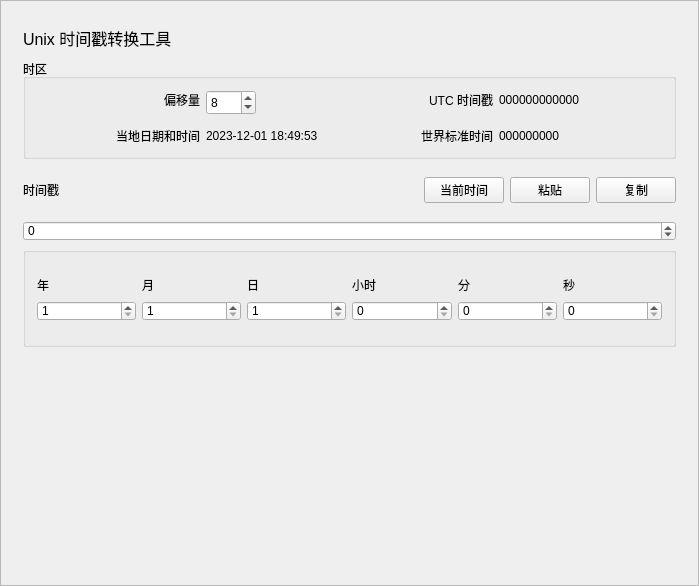
<?xml version="1.0" encoding="UTF-8"?>
<ui version="4.0">
 <class>TimestampClass</class>
 <widget class="QWidget" name="TimestampClass">
  <property name="geometry">
   <rect>
    <x>0</x>
    <y>0</y>
    <width>699</width>
    <height>586</height>
   </rect>
  </property>
  <property name="windowTitle">
   <string>Timestamp</string>
  </property>
  <layout class="QGridLayout" name="gridLayout">
   <property name="leftMargin">
    <number>0</number>
   </property>
   <property name="topMargin">
    <number>0</number>
   </property>
   <property name="rightMargin">
    <number>0</number>
   </property>
   <property name="bottomMargin">
    <number>0</number>
   </property>
   <property name="spacing">
    <number>0</number>
   </property>
   <item row="0" column="0">
    <widget class="QScrollArea" name="scrollArea">
     <property name="horizontalScrollBarPolicy">
      <enum>Qt::ScrollBarAsNeeded</enum>
     </property>
     <property name="widgetResizable">
      <bool>true</bool>
     </property>
     <widget class="QWidget" name="scrollAreaWidgetContents">
      <property name="geometry">
       <rect>
        <x>0</x>
        <y>0</y>
        <width>697</width>
        <height>584</height>
       </rect>
      </property>
      <layout class="QGridLayout" name="gridLayout_2">
       <item row="0" column="1">
        <widget class="QWidget" name="widget" native="true">
         <layout class="QVBoxLayout" name="verticalLayout_2">
          <item>
           <widget class="QLabel" name="label">
            <property name="minimumSize">
             <size>
              <width>0</width>
              <height>30</height>
             </size>
            </property>
            <property name="maximumSize">
             <size>
              <width>16777215</width>
              <height>30</height>
             </size>
            </property>
            <property name="font">
             <font>
              <pointsize>12</pointsize>
             </font>
            </property>
            <property name="text">
             <string>Unix 时间戳转换工具</string>
            </property>
           </widget>
          </item>
          <item>
           <widget class="QGroupBox" name="groupBox">
            <property name="minimumSize">
             <size>
              <width>0</width>
              <height>100</height>
             </size>
            </property>
            <property name="maximumSize">
             <size>
              <width>16777215</width>
              <height>100</height>
             </size>
            </property>
            <property name="title">
             <string>时区</string>
            </property>
            <layout class="QGridLayout" name="gridLayout_4" rowstretch="0">
             <property name="leftMargin">
              <number>6</number>
             </property>
             <property name="topMargin">
              <number>6</number>
             </property>
             <property name="rightMargin">
              <number>6</number>
             </property>
             <property name="bottomMargin">
              <number>6</number>
             </property>
             <property name="spacing">
              <number>6</number>
             </property>
             <item row="0" column="0">
              <layout class="QGridLayout" name="gridLayout_3">
               <item row="0" column="0">
                <widget class="QLabel" name="label_2">
                 <property name="minimumSize">
                  <size>
                   <width>0</width>
                   <height>30</height>
                  </size>
                 </property>
                 <property name="maximumSize">
                  <size>
                   <width>16777215</width>
                   <height>30</height>
                  </size>
                 </property>
                 <property name="text">
                  <string>偏移量</string>
                 </property>
                 <property name="alignment">
                  <set>Qt::AlignRight|Qt::AlignTrailing|Qt::AlignVCenter</set>
                 </property>
                </widget>
               </item>
               <item row="0" column="1">
                <widget class="QSpinBox" name="offsetSpinBox">
                 <property name="minimumSize">
                  <size>
                   <width>50</width>
                   <height>25</height>
                  </size>
                 </property>
                 <property name="maximumSize">
                  <size>
                   <width>50</width>
                   <height>20</height>
                  </size>
                 </property>
                 <property name="minimum">
                  <number>-12</number>
                 </property>
                 <property name="maximum">
                  <number>14</number>
                 </property>
                 <property name="value">
                  <number>8</number>
                 </property>
                </widget>
               </item>
               <item row="0" column="2">
                <widget class="QLabel" name="label_3">
                 <property name="minimumSize">
                  <size>
                   <width>0</width>
                   <height>30</height>
                  </size>
                 </property>
                 <property name="maximumSize">
                  <size>
                   <width>16777215</width>
                   <height>30</height>
                  </size>
                 </property>
                 <property name="text">
                  <string>UTC 时间戳</string>
                 </property>
                 <property name="alignment">
                  <set>Qt::AlignRight|Qt::AlignTrailing|Qt::AlignVCenter</set>
                 </property>
                </widget>
               </item>
               <item row="1" column="0">
                <widget class="QLabel" name="label_5">
                 <property name="minimumSize">
                  <size>
                   <width>0</width>
                   <height>30</height>
                  </size>
                 </property>
                 <property name="maximumSize">
                  <size>
                   <width>16777215</width>
                   <height>30</height>
                  </size>
                 </property>
                 <property name="text">
                  <string>当地日期和时间</string>
                 </property>
                 <property name="alignment">
                  <set>Qt::AlignRight|Qt::AlignTrailing|Qt::AlignVCenter</set>
                 </property>
                </widget>
               </item>
               <item row="0" column="3">
                <widget class="QLabel" name="UtcTimestampLabel">
                 <property name="minimumSize">
                  <size>
                   <width>0</width>
                   <height>30</height>
                  </size>
                 </property>
                 <property name="maximumSize">
                  <size>
                   <width>16777215</width>
                   <height>30</height>
                  </size>
                 </property>
                 <property name="text">
                  <string>000000000000</string>
                 </property>
                 <property name="textInteractionFlags">
                  <set>Qt::LinksAccessibleByMouse|Qt::TextSelectableByKeyboard|Qt::TextSelectableByMouse</set>
                 </property>
                </widget>
               </item>
               <item row="1" column="1">
                <widget class="QLabel" name="DateTimeLabel">
                 <property name="minimumSize">
                  <size>
                   <width>0</width>
                   <height>30</height>
                  </size>
                 </property>
                 <property name="maximumSize">
                  <size>
                   <width>16777215</width>
                   <height>30</height>
                  </size>
                 </property>
                 <property name="text">
                  <string>2023-12-01 18:49:53</string>
                 </property>
                </widget>
               </item>
               <item row="1" column="2">
                <widget class="QLabel" name="label_7">
                 <property name="minimumSize">
                  <size>
                   <width>0</width>
                   <height>30</height>
                  </size>
                 </property>
                 <property name="maximumSize">
                  <size>
                   <width>16777215</width>
                   <height>30</height>
                  </size>
                 </property>
                 <property name="text">
                  <string>世界标准时间</string>
                 </property>
                 <property name="alignment">
                  <set>Qt::AlignRight|Qt::AlignTrailing|Qt::AlignVCenter</set>
                 </property>
                </widget>
               </item>
               <item row="1" column="3">
                <widget class="QLabel" name="WordDateTimeLable">
                 <property name="minimumSize">
                  <size>
                   <width>0</width>
                   <height>30</height>
                  </size>
                 </property>
                 <property name="maximumSize">
                  <size>
                   <width>16777215</width>
                   <height>30</height>
                  </size>
                 </property>
                 <property name="text">
                  <string>000000000</string>
                 </property>
                </widget>
               </item>
              </layout>
             </item>
            </layout>
           </widget>
          </item>
          <item>
           <widget class="QWidget" name="widget_2" native="true">
            <property name="minimumSize">
             <size>
              <width>0</width>
              <height>50</height>
             </size>
            </property>
            <property name="maximumSize">
             <size>
              <width>16777215</width>
              <height>50</height>
             </size>
            </property>
            <layout class="QGridLayout" name="gridLayout_5">
             <property name="leftMargin">
              <number>0</number>
             </property>
             <property name="topMargin">
              <number>0</number>
             </property>
             <property name="rightMargin">
              <number>0</number>
             </property>
             <property name="bottomMargin">
              <number>0</number>
             </property>
             <property name="spacing">
              <number>0</number>
             </property>
             <item row="0" column="0">
              <layout class="QHBoxLayout" name="horizontalLayout">
               <item>
                <widget class="QLabel" name="label_4">
                 <property name="text">
                  <string>时间戳</string>
                 </property>
                </widget>
               </item>
               <item>
                <spacer name="horizontalSpacer">
                 <property name="orientation">
                  <enum>Qt::Horizontal</enum>
                 </property>
                 <property name="sizeHint" stdset="0">
                  <size>
                   <width>40</width>
                   <height>20</height>
                  </size>
                 </property>
                </spacer>
               </item>
               <item>
                <widget class="QPushButton" name="CurrDatePushButton">
                 <property name="text">
                  <string>当前时间</string>
                 </property>
                </widget>
               </item>
               <item>
                <widget class="QPushButton" name="pasteButton">
                 <property name="text">
                  <string>粘贴</string>
                 </property>
                 <property name="icon">
                  <iconset resource="devtoys.qrc">
                   <normaloff>:/DevToys/icon/粘贴.png</normaloff>:/DevToys/icon/粘贴.png</iconset>
                 </property>
                </widget>
               </item>
               <item>
                <widget class="QPushButton" name="copyButton">
                 <property name="text">
                  <string>复制</string>
                 </property>
                 <property name="icon">
                  <iconset resource="devtoys.qrc">
                   <normaloff>:/DevToys/icon/复制.png</normaloff>:/DevToys/icon/复制.png</iconset>
                 </property>
                </widget>
               </item>
              </layout>
             </item>
            </layout>
           </widget>
          </item>
          <item>
           <widget class="QDoubleSpinBox" name="timedoubleSpinBox">
            <property name="minimumSize">
             <size>
              <width>0</width>
              <height>20</height>
             </size>
            </property>
            <property name="maximumSize">
             <size>
              <width>16777215</width>
              <height>20</height>
             </size>
            </property>
            <property name="decimals">
             <number>0</number>
            </property>
            <property name="minimum">
             <double>-62135596800.000000000000000</double>
            </property>
            <property name="maximum">
             <double>253402271999.000000000000000</double>
            </property>
           </widget>
          </item>
          <item>
           <widget class="QGroupBox" name="groupBox_2">
            <property name="minimumSize">
             <size>
              <width>0</width>
              <height>100</height>
             </size>
            </property>
            <property name="maximumSize">
             <size>
              <width>16777215</width>
              <height>100</height>
             </size>
            </property>
            <property name="title">
             <string/>
            </property>
            <layout class="QGridLayout" name="gridLayout_6">
             <item row="0" column="0">
              <layout class="QVBoxLayout" name="verticalLayout">
               <item>
                <layout class="QHBoxLayout" name="horizontalLayout_2">
                 <item>
                  <widget class="QLabel" name="label_6">
                   <property name="minimumSize">
                    <size>
                     <width>0</width>
                     <height>20</height>
                    </size>
                   </property>
                   <property name="maximumSize">
                    <size>
                     <width>16777215</width>
                     <height>20</height>
                    </size>
                   </property>
                   <property name="text">
                    <string>年</string>
                   </property>
                  </widget>
                 </item>
                 <item>
                  <widget class="QLabel" name="label_8">
                   <property name="minimumSize">
                    <size>
                     <width>0</width>
                     <height>20</height>
                    </size>
                   </property>
                   <property name="maximumSize">
                    <size>
                     <width>16777215</width>
                     <height>20</height>
                    </size>
                   </property>
                   <property name="text">
                    <string>月</string>
                   </property>
                  </widget>
                 </item>
                 <item>
                  <widget class="QLabel" name="label_9">
                   <property name="minimumSize">
                    <size>
                     <width>0</width>
                     <height>20</height>
                    </size>
                   </property>
                   <property name="maximumSize">
                    <size>
                     <width>16777215</width>
                     <height>20</height>
                    </size>
                   </property>
                   <property name="text">
                    <string>日</string>
                   </property>
                  </widget>
                 </item>
                 <item>
                  <widget class="QLabel" name="label_10">
                   <property name="minimumSize">
                    <size>
                     <width>0</width>
                     <height>20</height>
                    </size>
                   </property>
                   <property name="maximumSize">
                    <size>
                     <width>16777215</width>
                     <height>20</height>
                    </size>
                   </property>
                   <property name="text">
                    <string>小时</string>
                   </property>
                  </widget>
                 </item>
                 <item>
                  <widget class="QLabel" name="label_11">
                   <property name="minimumSize">
                    <size>
                     <width>0</width>
                     <height>20</height>
                    </size>
                   </property>
                   <property name="maximumSize">
                    <size>
                     <width>16777215</width>
                     <height>20</height>
                    </size>
                   </property>
                   <property name="text">
                    <string>分</string>
                   </property>
                  </widget>
                 </item>
                 <item>
                  <widget class="QLabel" name="label_12">
                   <property name="minimumSize">
                    <size>
                     <width>0</width>
                     <height>20</height>
                    </size>
                   </property>
                   <property name="maximumSize">
                    <size>
                     <width>16777215</width>
                     <height>20</height>
                    </size>
                   </property>
                   <property name="text">
                    <string>秒</string>
                   </property>
                  </widget>
                 </item>
                </layout>
               </item>
               <item>
                <layout class="QHBoxLayout" name="horizontalLayout_3">
                 <item>
                  <widget class="QSpinBox" name="yearSpinBox">
                   <property name="minimumSize">
                    <size>
                     <width>0</width>
                     <height>20</height>
                    </size>
                   </property>
                   <property name="maximumSize">
                    <size>
                     <width>16777215</width>
                     <height>20</height>
                    </size>
                   </property>
                   <property name="minimum">
                    <number>1</number>
                   </property>
                   <property name="maximum">
                    <number>9999</number>
                   </property>
                  </widget>
                 </item>
                 <item>
                  <widget class="QSpinBox" name="MonthSpinBox">
                   <property name="minimumSize">
                    <size>
                     <width>0</width>
                     <height>20</height>
                    </size>
                   </property>
                   <property name="maximumSize">
                    <size>
                     <width>16777215</width>
                     <height>20</height>
                    </size>
                   </property>
                   <property name="minimum">
                    <number>1</number>
                   </property>
                   <property name="maximum">
                    <number>12</number>
                   </property>
                  </widget>
                 </item>
                 <item>
                  <widget class="QSpinBox" name="daySpinBox">
                   <property name="minimumSize">
                    <size>
                     <width>0</width>
                     <height>20</height>
                    </size>
                   </property>
                   <property name="maximumSize">
                    <size>
                     <width>16777215</width>
                     <height>20</height>
                    </size>
                   </property>
                   <property name="minimum">
                    <number>1</number>
                   </property>
                   <property name="maximum">
                    <number>31</number>
                   </property>
                  </widget>
                 </item>
                 <item>
                  <widget class="QSpinBox" name="HourSpinBox">
                   <property name="minimumSize">
                    <size>
                     <width>0</width>
                     <height>20</height>
                    </size>
                   </property>
                   <property name="maximumSize">
                    <size>
                     <width>16777215</width>
                     <height>20</height>
                    </size>
                   </property>
                   <property name="minimum">
                    <number>0</number>
                   </property>
                   <property name="maximum">
                    <number>23</number>
                   </property>
                  </widget>
                 </item>
                 <item>
                  <widget class="QSpinBox" name="MinutesSpinBox">
                   <property name="minimumSize">
                    <size>
                     <width>0</width>
                     <height>20</height>
                    </size>
                   </property>
                   <property name="maximumSize">
                    <size>
                     <width>16777215</width>
                     <height>20</height>
                    </size>
                   </property>
                   <property name="minimum">
                    <number>0</number>
                   </property>
                   <property name="maximum">
                    <number>59</number>
                   </property>
                  </widget>
                 </item>
                 <item>
                  <widget class="QSpinBox" name="secondsSpinBox">
                   <property name="minimumSize">
                    <size>
                     <width>0</width>
                     <height>20</height>
                    </size>
                   </property>
                   <property name="maximumSize">
                    <size>
                     <width>16777215</width>
                     <height>20</height>
                    </size>
                   </property>
                   <property name="maximum">
                    <number>59</number>
                   </property>
                  </widget>
                 </item>
                </layout>
               </item>
              </layout>
             </item>
            </layout>
           </widget>
          </item>
         </layout>
        </widget>
       </item>
       <item row="1" column="1">
        <spacer name="verticalSpacer">
         <property name="orientation">
          <enum>Qt::Vertical</enum>
         </property>
         <property name="sizeHint" stdset="0">
          <size>
           <width>20</width>
           <height>40</height>
          </size>
         </property>
        </spacer>
       </item>
      </layout>
     </widget>
    </widget>
   </item>
  </layout>
 </widget>
 <layoutdefault spacing="6" margin="11"/>
 <resources>
  <include location="devtoys.qrc"/>
 </resources>
 <connections/>
</ui>
